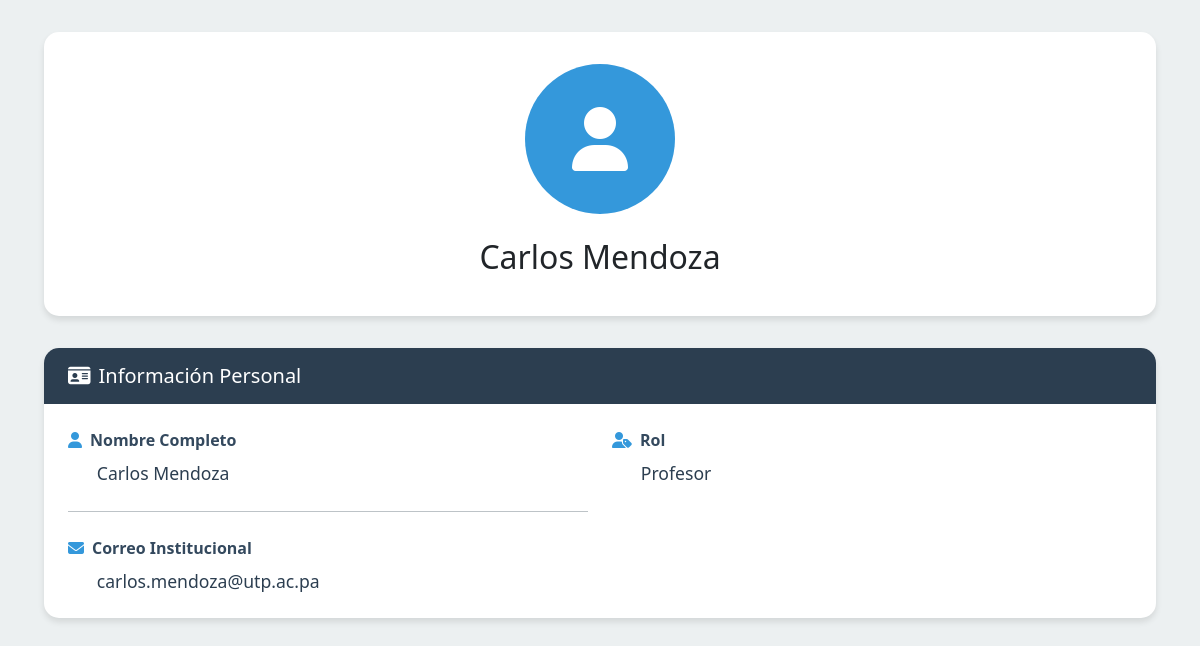
/public/modules/perfil.php (signed in), run on the app's committed database.
### tables this page shows
CREATE TABLE `usuarios` (
  `cedula` varchar(12) NOT NULL,
  `nombre` varchar(20) NOT NULL,
  `apellido` varchar(20) NOT NULL,
  `correo` varchar(50) NOT NULL,
  `id_tipoUsuario` int(11) NOT NULL,
  `pass` varchar(255) NOT NULL
);

CREATE TABLE `tipos_usuario` (
  `id_tipoUsuario` int(11) NOT NULL,
  `tipo` varchar(20) NOT NULL
);

### public/modules/perfil.php (the view, shortened to what this page needs)
<?php
if (!isset($_SESSION['loggedin']) || $_SESSION['loggedin'] !== true) {
    header("Location: /AsistenciaVirtual/View/login.php");
    exit;
}$cedula = $_SESSION['cedula'];
require_once('../../config.php');
$sql = "SELECT nombre, apellido, correo, id_tipoUsuario FROM usuarios WHERE cedula = ?";
$stmt = $conn->prepare($sql);
$stmt->bind_param("s", $cedula);
$stmt->execute();
$result = $stmt->get_result();
if ($result->num_rows > 0) {
    $user = $result->fetch_assoc();
    $nombre_completo = $user['nombre'] . " " . $user['apellido'];
    $correo = $user['correo'];
    $id_tipo_usuario = $user['id_tipoUsuario'];
    $sql_tipo_usuario = "SELECT tipo FROM tipos_usuario WHERE id_tipoUsuario = ?";
    $stmt_tipo_usuario = $conn->prepare($sql_tipo_usuario);
    $stmt_tipo_usuario->bind_param("i", $id_tipo_usuario);
    $stmt_tipo_usuario->execute();
    $result_tipo_usuario = $stmt_tipo_usuario->get_result();
    if ($result_tipo_usuario->num_rows > 0) {
        $tipo_usuario = $result_tipo_usuario->fetch_assoc()['tipo'];
    } else {
        $tipo_usuario = "Desconocido";
    }
} else {
    header("Location: /AsistenciaVirtual/View/login.php");
    exit;
}
?>
<!DOCTYPE html>
<html lang="es">
<head>
    <link href="https://cdnjs.cloudflare.com/ajax/libs/bootstrap/5.3.2/css/bootstrap.min.css" rel="stylesheet">
    <link href="https://cdnjs.cloudflare.com/ajax/libs/font-awesome/6.4.2/css/all.min.css" rel="stylesheet">
    <link rel="stylesheet" href="/../AsistenciaVirtual/public/assets/css/perfil.css">
</head>
<body>
    <main class="main-content">
        <div class="container-fluid">
            <div class="profile-header text-center">
                <div class="profile-avatar">
                    <i class="fas fa-user"></i>
                </div>
                <h2 class="mb-2"><?php echo $nombre_completo; ?></h2>
            </div>
            <div class="profile-card">
                <div class="card-header d-flex justify-content-between align-items-center">
                    <h5 class="mb-0">
                        <i class="fas fa-id-card me-2"></i>Información Personal
                    </h5>
                </div>
                <div class="profile-info">
                    <div class="row">
                        <div class="col-md-6">
                            <div class="info-group">
                                <div class="info-label">
                                    <i class="fas fa-user"></i>Nombre Completo
                                </div>
                                <div class="info-value"><?php echo $nombre_completo; ?></div>
                            </div>
                            <div class="info-group">
                                <div class="info-label">
                                    <i class="fas fa-envelope"></i>Correo Institucional
                                </div>
                                <div class="info-value"><?php echo $correo; ?></div>
                            </div>
                        </div>
                        <div class="col-md-6">
                            <div class="info-group">
                                <div class="info-label">
                                    <i class="fas fa-user-tag"></i>Rol
                                </div>
                                <div class="info-value"><?php echo $tipo_usuario; ?></div>
                            </div>
                        </div>
                    </div>
                </div>
            </div>
        </div>
    </main>
</body>
</html>

### public/assets/css/perfil.css (style rules this page uses)
:root { --primary-color: #2c3e50; --secondary-color: #34495e; --accent-color: #3498db; --hover-color: #2980b9; --light-bg: #ecf0f1; --card-border: #bdc3c7; }
body { background-color: var(--light-bg); font-family: 'Segoe UI', system-ui, -apple-system, sans-serif; }
.main-content { padding: 2rem; max-width: 1400px; margin: 0 auto; }
.profile-header { background: white; border-radius: 15px; padding: 2rem; margin-bottom: 2rem; box-shadow: 0 4px 6px rgba(0,0,0,0.1); }
.profile-avatar { width: 150px; height: 150px; border-radius: 50%; background-color: var(--accent-color); display: flex; align-items: center; justify-content: center; margin: 0 auto 1.5rem auto; position: relative; }
.profile-avatar i { font-size: 4rem; color: white; }
.profile-card { background: white; border-radius: 15px; box-shadow: 0 4px 6px rgba(0,0,0,0.1); overflow: hidden; }
.profile-card .card-header { background-color: var(--primary-color); color: white; padding: 1rem 1.5rem; border-bottom: none; }
.profile-info { padding: 1.5rem; }
.info-group { margin-bottom: 1.5rem; padding-bottom: 1.5rem; border-bottom: 1px solid var(--card-border); }
.info-group:last-child { border-bottom: none; margin-bottom: 0; padding-bottom: 0; }
.info-label { color: var(--secondary-color); font-weight: 600; margin-bottom: 0.5rem; display: flex; align-items: center; }
.info-label i { margin-right: 0.5rem; color: var(--accent-color); }
.info-value { color: var(--primary-color); font-size: 1.1rem; padding-left: 1.8rem; }

### data on the page
usuarios: nombre_completo "Carlos Mendoza", correo "carlos.mendoza@utp.ac.pa"
tipos_usuario: tipo "Profesor"
